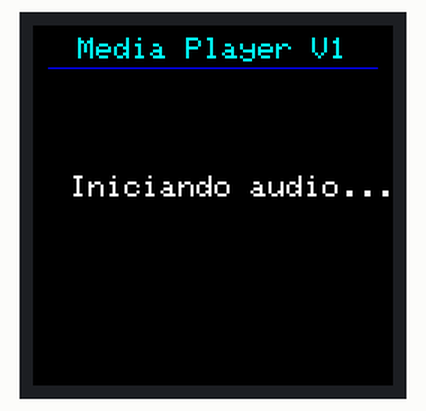
Recording of a sketch running on a simulated ESP8266 (NodeMCU). Shown: 240×240 colour display. The audio player accepts every command and is not drawn; what the sketch prints to the serial monitor is not drawn.

Above: at 0.6 s.
At 3.21 s:
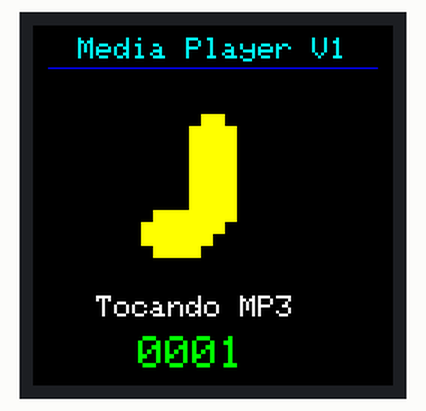
At 3.57 s:
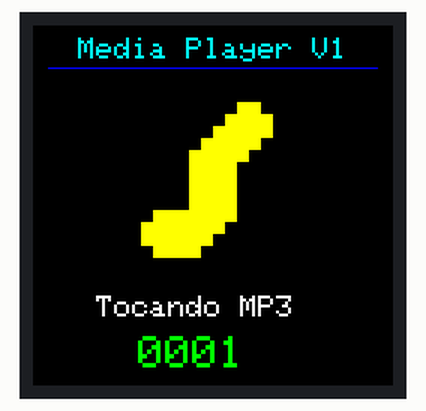
At 3.93 s:
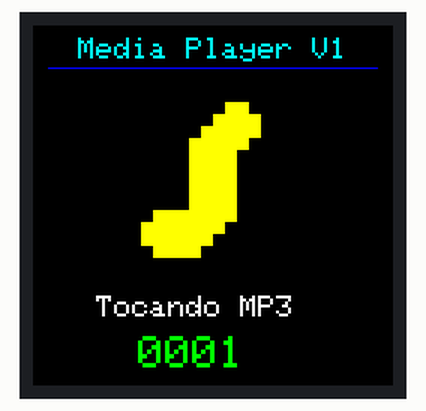

The sketch:

media_player_esp8266.ino
```cpp
#include <Arduino.h>
#include <SPI.h>
#include <SoftwareSerial.h>
#include <Adafruit_GFX.h>
#include <Adafruit_ST7789.h>
#include <DFRobotDFPlayerMini.h>

// ============================================================
// V1 - teste de hardware
// NodeMCU ESP8266 + ST7789 1.54" 240x240 + DFPlayer Mini
// Tudo em um unico arquivo .ino
// ============================================================

// ============================================================
// Frames da animacao de teste
// ============================================================
static const uint8_t FRAME_WIDTH = 16;
static const uint8_t FRAME_HEIGHT = 16;
static const uint8_t FRAME_COUNT = 4;

const uint8_t frame0[] PROGMEM = {
  0x00,0x00, 0x00,0x00, 0x00,0x00, 0x01,0x80,
  0x03,0xC0, 0x03,0xC0, 0x03,0xC0, 0x03,0xC0,
  0x03,0xC0, 0x03,0xC0, 0x03,0xC0, 0x1F,0xC0,
  0x3F,0x80, 0x3F,0x00, 0x1E,0x00, 0x00,0x00
};

const uint8_t frame1[] PROGMEM = {
  0x00,0x00, 0x00,0x00, 0x00,0xC0, 0x01,0xE0,
  0x03,0xE0, 0x03,0xC0, 0x03,0xC0, 0x03,0xC0,
  0x03,0xC0, 0x03,0xC0, 0x03,0xC0, 0x1F,0xC0,
  0x3F,0x80, 0x3F,0x00, 0x1E,0x00, 0x00,0x00
};

const uint8_t frame2[] PROGMEM = {
  0x00,0x00, 0x00,0x00, 0x00,0x60, 0x00,0xF0,
  0x01,0xF0, 0x03,0xE0, 0x03,0xC0, 0x03,0xC0,
  0x03,0xC0, 0x03,0xC0, 0x03,0xC0, 0x1F,0xC0,
  0x3F,0x80, 0x3F,0x00, 0x1E,0x00, 0x00,0x00
};

const uint8_t frame3[] PROGMEM = {
  0x00,0x00, 0x00,0x00, 0x00,0x30, 0x00,0x78,
  0x00,0xF8, 0x01,0xF0, 0x03,0xE0, 0x03,0xC0,
  0x03,0xC0, 0x03,0xC0, 0x03,0xC0, 0x1F,0xC0,
  0x3F,0x80, 0x3F,0x00, 0x1E,0x00, 0x00,0x00
};

const uint8_t* const FRAMES[FRAME_COUNT] = {
  frame0, frame1, frame2, frame3
};

// ============================================================
// Hardware / pinagem
// ============================================================
//
// ST7789        NodeMCU ESP8266
// --------------------------------
// VCC        -> 3V3
// GND        -> GND
// SCL / SCK  -> D5 / GPIO14
// SDA / MOSI -> D7 / GPIO13
// RES / RST  -> D0 / GPIO16
// DC         -> D2 / GPIO4
// CS         -> D8 / GPIO15
// BLK / LED  -> 3V3
//
// DFPlayer Mini
// --------------------------------
// TX         -> D6 / GPIO12  (RX do SoftwareSerial)
// RX         <- D1 / GPIO5   (TX do SoftwareSerial)
// VCC        -> 5V
// GND        -> GND comum
//
// D1 e D6 ficam exclusivos para o DFPlayer.
// D0, D2, D5, D7 e D8 ficam exclusivos para a ST7789.

// ST7789
#define TFT_CS   D8   // GPIO15
#define TFT_DC   D2   // GPIO4
#define TFT_RST  D0   // GPIO16
#define TFT_SCK  D5   // GPIO14 - SPI hardware
#define TFT_MOSI D7   // GPIO13 - SPI hardware

// DFPlayer Mini
// SoftwareSerial(rxPin, txPin)
#define DFPLAYER_RX D6  // recebe do TX do DFPlayer
#define DFPLAYER_TX D1  // envia ao RX do DFPlayer; resistor de 1 kOhm recomendado

// ============================================================
// Configuracoes
// ============================================================
const uint8_t DFPLAYER_VOLUME = 20;       // 0..30
const uint16_t TRACK_COUNT = 2;           // /mp3/0001.mp3 e /mp3/0002.mp3
const uint16_t FRAME_INTERVAL_MS = 120;   // ~8 FPS

const uint8_t FRAME_SCALE = 8;            // 16x16 -> 128x128 pixels
const int16_t FRAME_X = 56;
const int16_t FRAME_Y = 35;

// ============================================================
// Objetos
// ============================================================
Adafruit_ST7789 tft = Adafruit_ST7789(TFT_CS, TFT_DC, TFT_RST);
SoftwareSerial dfSerial(DFPLAYER_RX, DFPLAYER_TX);
DFRobotDFPlayerMini dfPlayer;

uint16_t currentTrack = 1;
uint8_t currentFrame = 0;
unsigned long lastFrameAt = 0;
bool dfPlayerReady = false;

// ============================================================
// Tela
// ============================================================
void drawBitmapScaled(
  int16_t x,
  int16_t y,
  const uint8_t *bitmap,
  uint8_t width,
  uint8_t height,
  uint8_t scale,
  uint16_t color,
  uint16_t background
) {
  tft.fillRect(x, y, width * scale, height * scale, background);

  for (uint8_t py = 0; py < height; py++) {
    for (uint8_t px = 0; px < width; px++) {
      const uint16_t bitIndex = py * width + px;
      const uint16_t byteIndex = bitIndex / 8;
      const uint8_t bitMask = 0x80 >> (bitIndex % 8);
      const uint8_t value = pgm_read_byte(bitmap + byteIndex);

      if (value & bitMask) {
        tft.fillRect(
          x + (px * scale),
          y + (py * scale),
          scale,
          scale,
          color
        );
      }
    }
  }
}

void drawHeader() {
  tft.fillScreen(ST77XX_BLACK);
  tft.setTextWrap(false);

  tft.setTextColor(ST77XX_CYAN);
  tft.setTextSize(2);
  tft.setCursor(30, 8);
  tft.print(F("Media Player V1"));

  tft.drawFastHLine(10, 28, 220, ST77XX_BLUE);
}

void drawTrackInfo() {
  tft.fillRect(0, 175, 240, 65, ST77XX_BLACK);

  tft.setTextColor(ST77XX_WHITE);
  tft.setTextSize(2);
  tft.setCursor(42, 180);
  tft.print(F("Tocando MP3"));

  tft.setTextColor(ST77XX_GREEN);
  tft.setTextSize(3);
  tft.setCursor(70, 207);
  tft.printf("%04u", currentTrack);
}

void drawError(const __FlashStringHelper *line1, const __FlashStringHelper *line2) {
  tft.fillScreen(ST77XX_BLACK);
  tft.setTextWrap(true);
  tft.setTextColor(ST77XX_RED);
  tft.setTextSize(2);
  tft.setCursor(10, 50);
  tft.println(line1);
  tft.setTextColor(ST77XX_WHITE);
  tft.setCursor(10, 100);
  tft.println(line2);
}

void updateAnimation() {
  const unsigned long now = millis();
  if (now - lastFrameAt < FRAME_INTERVAL_MS) {
    return;
  }

  lastFrameAt = now;

  drawBitmapScaled(
    FRAME_X,
    FRAME_Y,
    FRAMES[currentFrame],
    FRAME_WIDTH,
    FRAME_HEIGHT,
    FRAME_SCALE,
    ST77XX_YELLOW,
    ST77XX_BLACK
  );

  currentFrame++;
  if (currentFrame >= FRAME_COUNT) {
    currentFrame = 0;
  }
}

// ============================================================
// Audio
// ============================================================
void playTrack(uint16_t track) {
  if (!dfPlayerReady) {
    return;
  }

  if (track < 1 || track > TRACK_COUNT) {
    track = 1;
  }

  currentTrack = track;
  drawTrackInfo();

  Serial.print(F("Tocando faixa: "));
  Serial.println(currentTrack);

  // Cartao: /mp3/0001.mp3 e /mp3/0002.mp3
  dfPlayer.playMp3Folder(currentTrack);
}

void playNextTrack() {
  uint16_t nextTrack = currentTrack + 1;
  if (nextTrack > TRACK_COUNT) {
    nextTrack = 1;
  }
  playTrack(nextTrack);
}

void handleDfPlayerEvents() {
  if (!dfPlayerReady || !dfPlayer.available()) {
    return;
  }

  const uint8_t type = dfPlayer.readType();
  const int value = dfPlayer.read();

  Serial.print(F("DFPlayer evento: "));
  Serial.print(type);
  Serial.print(F(" valor: "));
  Serial.println(value);

  if (type == DFPlayerPlayFinished) {
    delay(200);
    playNextTrack();
  }
}

// ============================================================
// Setup / Loop
// ============================================================
void setup() {
  Serial.begin(115200);
  delay(300);

  Serial.println();
  Serial.println(F("=== Media Player V1 ==="));
  Serial.println(F("Pinagem ativa:"));
  Serial.println(F("  ST7789 SCK=D5 MOSI=D7 RST=D0 DC=D2 CS=D8"));
  Serial.println(F("  DFPlayer RX=D6 TX=D1"));
  Serial.println(F("Inicializando ST7789..."));

  // SPI de hardware do ESP8266: SCK=D5 e MOSI=D7.
  // Mantem D1 e D6 livres exclusivamente para o DFPlayer.
  SPI.begin();

  tft.init(240, 240);
  tft.setRotation(0);
  drawHeader();

  tft.setTextColor(ST77XX_WHITE);
  tft.setTextSize(2);
  tft.setCursor(25, 100);
  tft.print(F("Iniciando audio..."));

  Serial.println(F("Inicializando DFPlayer..."));
  dfSerial.begin(9600);
  delay(1500);

  // Alguns DFPlayer/clones respondem aos comandos normalmente, mas falham
  // quando a biblioteca exige ACK e envia RESET durante o begin().
  // Neste hardware, a inicializacao confiavel e sem ACK e sem RESET.
  if (!dfPlayer.begin(dfSerial, false, false)) {
    Serial.println(F("ERRO: DFPlayer nao iniciou."));
    Serial.println(F("Confira 5V, GND, RX/TX, resistor e microSD."));

    drawError(
      F("DFPlayer nao iniciou"),
      F("Confira SD, RX/TX e alimentacao 5V.")
    );
    return;
  }

  dfPlayerReady = true;
  Serial.println(F("DFPlayer iniciado!"));

  dfPlayer.volume(DFPLAYER_VOLUME);
  dfPlayer.EQ(DFPLAYER_EQ_NORMAL);
  dfPlayer.outputDevice(DFPLAYER_DEVICE_SD);
  delay(500);

  drawHeader();
  playTrack(1);

  Serial.println(F("Player pronto. Deve alternar 0001.mp3 e 0002.mp3."));
}

void loop() {
  updateAnimation();
  handleDfPlayerEvents();
  yield();
}
```

Measured:
- by itself, everything shown: repeats every 0.48 s, in 4 steps
- what the display in image 0 shows lasts 2.6 s, from 0.5 s to 3.1 s
